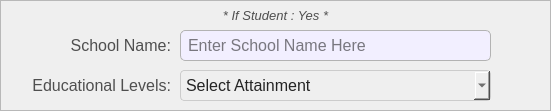
   <widget class="QFrame" name="basePopUpBodyFrame_4">
    <property name="geometry">
     <rect>
      <x>20</x>
      <y>70</y>
      <width>551</width>
      <height>111</height>
     </rect>
    </property>
    <property name="styleSheet">
     <string notr="true">#basePopUpBodyFrame_4 {
	background-color: rgb(247, 247, 247);
	border: 1px solid rgb(194, 194, 194);
	border-radius: 10px;
}</string>
    </property>
    <property name="frameShape">
     <enum>QFrame::Shape::StyledPanel</enum>
    </property>
    <property name="frameShadow">
     <enum>QFrame::Shadow::Raised</enum>
    </property>
    <widget class="QLabel" name="labelNote_3">
     <property name="geometry">
      <rect>
       <x>0</x>
       <y>0</y>
       <width>551</width>
       <height>31</height>
      </rect>
     </property>
     <property name="font">
      <font>
       <family>Arial</family>
       <pointsize>10</pointsize>
       <italic>true</italic>
       <bold>false</bold>
      </font>
     </property>
     <property name="styleSheet">
      <string notr="true">#labelNote_3 {
	background-color: transparent;
	color: #4f4f4f;
}
</string>
     </property>
     <property name="text">
      <string>* If Student : Yes *</string>
     </property>
     <property name="alignment">
      <set>Qt::AlignmentFlag::AlignCenter</set>
     </property>
    </widget>
    <widget class="QLineEdit" name="register_citizen_SchoolName">
     <property name="geometry">
      <rect>
       <x>180</x>
       <y>30</y>
       <width>311</width>
       <height>31</height>
      </rect>
     </property>
     <property name="font">
      <font>
       <family>Arial</family>
       <pointsize>12</pointsize>
      </font>
     </property>
     <property name="styleSheet">
      <string notr="true">#register_citizen_SchoolName{
	border: 1px solid #b3b3b3;  /* Black border */
    border-radius: 5px;        /* Rounded corners */
    padding: 5px;               /* Inner spacing */
    background-color: #f2efff;  /* Gray background */
    color: #000000; 
}

</string>
     </property>
     <property name="text">
      <string/>
     </property>
     <property name="maxLength">
      <number>50</number>
     </property>
     <property name="placeholderText">
      <string>Enter School Name Here</string>
     </property>
    </widget>
    <widget class="QLabel" name="register_citizen_labelEducationalLevels">
     <property name="geometry">
      <rect>
       <x>10</x>
       <y>70</y>
       <width>161</width>
       <height>31</height>
      </rect>
     </property>
     <property name="font">
      <font>
       <family>Arial</family>
       <pointsize>12</pointsize>
       <bold>false</bold>
      </font>
     </property>
     <property name="styleSheet">
      <string notr="true">#register_citizen_labelEducationalLevels {
	background-color: transparent;
	color: #4f4f4f;
}
</string>
     </property>
     <property name="text">
      <string>Educational Levels:</string>
     </property>
     <property name="alignment">
      <set>Qt::AlignmentFlag::AlignRight|Qt::AlignmentFlag::AlignTrailing|Qt::AlignmentFlag::AlignVCenter</set>
     </property>
    </widget>
    <widget class="QComboBox" name="register_citizen_comboBox_EducationalLevel">
     <property name="geometry">
      <rect>
       <x>180</x>
       <y>70</y>
       <width>311</width>
       <height>31</height>
      </rect>
     </property>
     <property name="font">
      <font>
       <family>Arial</family>
       <pointsize>12</pointsize>
      </font>
     </property>
     <property name="styleSheet">
      <string notr="true">#register_citizen_comboBox_EducationalLevel{
	background-color: rgb(239, 239, 239); /* Correct property name */
    color: #242424; /* Set text color to black for better contrast */
    border: 1px solid #ccc; /* Optional: Add a light border */
    padding: 5px; /* Optional: Add some padding */
    border-radius: 4px; /* Optional: Rounded corners */
}</string>
     </property>
     <property name="placeholderText">
      <string>Select Attainment</string>
     </property>
     <property name="duplicatesEnabled">
      <bool>false</bool>
     </property>
     <item>
      <property name="text">
       <string>None</string>
      </property>
     </item>
     <item>
      <property name="text">
       <string>Kinder</string>
      </property>
     </item>
     <item>
      <property name="text">
       <string>Elementary Undergrad</string>
      </property>
     </item>
     <item>
      <property name="text">
       <string>Elementary Graduate</string>
      </property>
     </item>
     <item>
      <property name="text">
       <string>Junior High School Student</string>
      </property>
     </item>
     <item>
      <property name="text">
       <string>Junior High School Undergrad</string>
      </property>
     </item>
     <item>
      <property name="text">
       <string>Junior High School Graduate</string>
      </property>
     </item>
     <item>
      <property name="text">
       <string>Senior High School Student</string>
      </property>
     </item>
     <item>
      <property name="text">
       <string>Senior High School Undergrad</string>
      </property>
     </item>
     <item>
      <property name="text">
       <string>Senior High School Graduate</string>
      </property>
     </item>
     <item>
      <property name="text">
       <string>Vocational Course</string>
      </property>
     </item>
     <item>
      <property name="text">
       <string>College Student</string>
      </property>
     </item>
     <item>
      <property name="text">
       <string>College Undergrad</string>
      </property>
     </item>
     <item>
      <property name="text">
       <string>College Graduate</string>
      </property>
     </item>
     <item>
      <property name="text">
       <string>Postgraduate</string>
      </property>
     </item>
    </widget>
    <widget class="QLabel" name="register_citizen_labelSchoolName">
     <property name="geometry">
      <rect>
       <x>10</x>
       <y>30</y>
       <width>161</width>
       <height>31</height>
      </rect>
     </property>
     <property name="font">
      <font>
       <family>Arial</family>
       <pointsize>12</pointsize>
       <bold>false</bold>
      </font>
     </property>
     <property name="styleSheet">
      <string notr="true">#register_citizen_labelSchoolName {
	background-color: transparent;
	color: #4f4f4f;
}
</string>
     </property>
     <property name="text">
      <string>School Name:</string>
     </property>
     <property name="alignment">
      <set>Qt::AlignmentFlag::AlignRight|Qt::AlignmentFlag::AlignTrailing|Qt::AlignmentFlag::AlignVCenter</set>
     </property>
    </widget>
   </widget>
